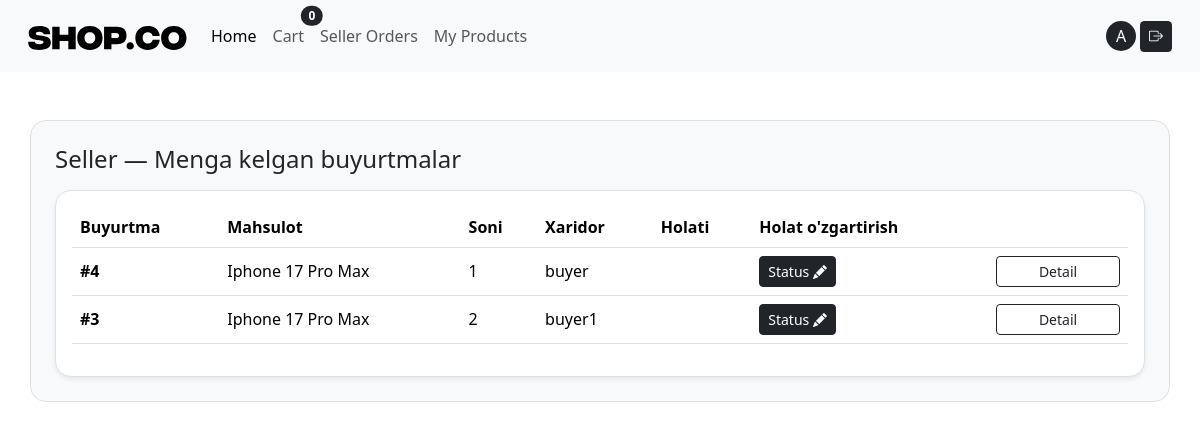
Page /seller/orders/ (signed in) on the committed database.
### cart/models.py (models this page shows, shortened)
class Cart(models.Model):
   user = models.OneToOneField(settings.AUTH_USER_MODEL, on_delete=models.CASCADE, related_name='cart')
   created_at = models.DateField(auto_now_add=True)
   updated_at = models.DateField(auto_now=True)
   def total_qty(self):
       return sum(item.qty for item in self.items.all())

### accounts/models.py (models this page shows, shortened)
class User(AbstractUser):
    class Role(models.TextChoices):
        BUYER = "BUYER", "Buyer"
        SELLER = "SELLER", "Seller"
    role = models.CharField(
        max_length=10,
        choices=Role.choices,
        default=Role.BUYER
    )
    image = models.ImageField(upload_to="avatars/", blank=True, null=True)
    phone = models.CharField(max_length=13, help_text="+998919990033")
    address = models.CharField(max_length=255, blank=True)

### orders/models.py (models this page shows, shortened)
class OrderItem(models.Model):
   STATUS_NEW = "new"  # yangi buyurtma
   STATUS_PROCESSING = "processing"  # tayyorlanmoqda
   STATUS_DELIVERED = "delivered"  # yetkazildi
   STATUS_CANCELED = "canceled"  # bekor qilindi
   STATUS_CHOICES = [
       (STATUS_NEW, "New"),
       (STATUS_PROCESSING, "Processing"),
       (STATUS_DELIVERED, "Delivered"),
       (STATUS_CANCELED, "Canceled"),
   ]
   order = models.ForeignKey(  # qaysi orderga tegishli
       Order, on_delete=models.CASCADE, related_name="items")
   product = models.ForeignKey(Product,
       on_delete=models.PROTECT,  # order bo‘lsa product o‘chib ketmasin (tarix saqlansin)
       related_name="order_items")
   seller = models.ForeignKey(  # buyurtma qaysi sotuvchiga borishini ajratish uchun
       settings.AUTH_USER_MODEL,
       on_delete=models.PROTECT,
       related_name="sold_items")
   qty = models.PositiveIntegerField(default=1)  # soni
   unit_price = models.DecimalField(max_digits=12, decimal_places=2, default=Decimal("0.00"))  # bitta narx
   status = models.CharField(max_length=20, choices=STATUS_CHOICES, default=STATUS_NEW)  # order holati

class Order(models.Model):
   user = models.ForeignKey(  # buyurtma egasi (xaridor)
       settings.AUTH_USER_MODEL,
       on_delete=models.CASCADE,
       related_name="orders"
   )
   full_name = models.CharField(max_length=120)  # checkoutdagi ism-familiya
   phone = models.CharField(max_length=30)  # telefon
   address = models.TextField()  # manzil (sodda variant)
   delivery_method = models.CharField(max_length=50, default="standard")  # yetkazish turi
   note = models.TextField(blank=True)  # izoh (ixtiyoriy)
   created_at = models.DateTimeField(auto_now_add=True)  #yaratilgan vaqt

### catalog/models.py (models this page shows, shortened)
class Product(models.Model):
    seller = models.ForeignKey(settings.AUTH_USER_MODEL, on_delete=models.CASCADE, related_name="products")
    category = models.ForeignKey(Category, on_delete=models.SET_NULL, null=True, blank=True, related_name="products")
    name = models.CharField(max_length=200)
    slug = models.SlugField(max_length=220, unique=True)
    price = models.DecimalField(max_digits=12, decimal_places=2)
    short_description = models.CharField(max_length=255, blank=True)
    description = models.TextField(blank=True)
    stock = models.PositiveIntegerField(default=0)
    is_active = models.BooleanField(default=True)
    main_image = models.ImageField(upload_to="products/main/", blank=True, null=True)
    created_at = models.DateTimeField(auto_now_add=True)

### orders/views.py (the view)
# urls.py: path("seller/orders/", views.SellerOrderItemListView.as_view(), name="seller_order_items"),
class SellerOrderItemListView(SellerRequiredMixin, ListView):
   model = OrderItem
   template_name = "orders/seller/order_items.html"
   context_object_name = "items"
   paginate_by = 20
   def get_queryset(self):
       return (
           OrderItem.objects
           .filter(seller=self.request.user)
           .select_related("order", "product", "order__user")  # buyer info uchun
           .order_by("-order__created_at")
       )

### cart/context_processors.py (called while the page is built)
def cart(request):
    if request.user.is_authenticated:
        cart, _ = Cart.objects.get_or_create(user=request.user)
        return {'cart': cart}
    return {'cart': None}

### orders/mixins.py (called while the page is built)
   def test_func(self):
       user = self.request.user
       return user.is_authenticated and getattr(user, "role", None) == "SELLER"

### templates/orders/seller/order_items.html (shortened to what this page needs)
{% extends "base.html" %}
{% block content %}
<div class="container border rounded p-4 my-5 rounded-4 bg-light">
    <h1 class="h4 mb-3">Seller — Menga kelgan buyurtmalar</h1>
<div class="card shadow-sm border rounded-4">
 <div class="card-body">
   {% if items %}
     <div class="table-responsive">
       <table class="table align-middle"><thead><tr>
             <th>Buyurtma</th>
             <th>Mahsulot</th>
             <th>Soni</th>
             <th>Xaridor</th>
             <th>Holati</th>
             <th>Holat o'zgartirish</th>
             <th style="width:140px;"></th>
           </tr></thead><tbody>
           {% for it in items %}
             <tr>
               <td class="fw-semibold">#{{ it.order.id }}</td>
               <td>{{ it.product.name }}</td>
               <td>{{ it.qty }}</td>
               <td>{{ it.order.user.username }}</td>
               <td></td>
               <td>
                <a class="btn btn-sm btn-dark" href="{% url 'seller_order_status' it.pk %}">Status  <i class="bi bi-pencil-fill"></i></a>
               </td>
               <td>
                 <a class="btn btn-outline-dark btn-sm w-100"
                    href="{% url 'seller_order_item_detail' it.id %}">
                   Detail
                 </a></td></tr>
           {% endfor %}
         </tbody></table></div>
   {% else %}
     <p class="text-muted mb-0">Hozircha sizga buyurtma yo‘q.</p>
   {% endif %}</div></div>
</div>
{% endblock %}

### templates/includes/navbar.html (shortened to what this page needs)
{% load static %}
<nav class="navbar navbar-expand-lg bg-body-tertiary p-3">
  <div class="container-fluid">
    <a class="navbar-brand" href="/"><img src="{% static 'images/logo.svg' %}" alt=""/></a>
    <div class="collapse navbar-collapse" id="navbarSupportedContent">
      <ul class="navbar-nav me-auto mb-2 mb-lg-0">
        <li class="nav-item">
          <a class="nav-link active" aria-current="page" href="/">Home</a>
        </li>
        <li class="nav-item">
          <a href="{% url 'cart_detail' %}" class="nav-link position-relative btn btn-sm ">
  Cart
  <span class="position-absolute top-0 start-100 translate-middle badge rounded-pill bg-dark">
     {{ cart.total_qty }}
  </span>
</a>
        </li>
        <li class="nav-item">
          {% if request.user.is_authenticated %}
 {% if request.user.role == "SELLER" %}
   <a class="nav-link" href="{% url 'seller_order_items' %}">Seller Orders</a>
 {% endif %}
{% endif %}
        </li>
        <li class="nav-item">
          {% if request.user.is_authenticated and request.user.role == "SELLER" %}
<a class="nav-link" href="{% url 'seller_products' %}">
My Products
</a>
{%endif %}
</li>
      </ul>
      {% if user.is_authenticated %}
        <a style="width: 30px; height:30px;" class="text-decoration-none d-flex align-items-center justify-content-center bg-dark text-white rounded rounded-circle me-1"  href="{% url 'profile_detail' %}">{{ user.username|slice:1|title }}</a>
      <form method="post" action="{% url 'logout' %}">
        <button class="btn btn-dark btn-sm"><i class="bi bi-box-arrow-right"></i></button>
      </form>
      {% else %}
      <a class="btn btn-dark rounded rounded-pill me-1" href="{% url 'signup' %}">Ro'yxatdan o'tish</a>
      <a class="btn btn-dark rounded rounded-pill" href="{% url 'login' %}">Kirish</a>
      {% endif %}
    </div>
  </div>
</nav>

### rows in the picture
Cart: total_qty "0"
User: username "A"
OrderItem: order.id "4", product.name "Iphone 17 Pro Max", qty "1", order.user.username "buyer"
OrderItem: order.id "3", product.name "Iphone 17 Pro Max", qty "2", order.user.username "buyer1"
